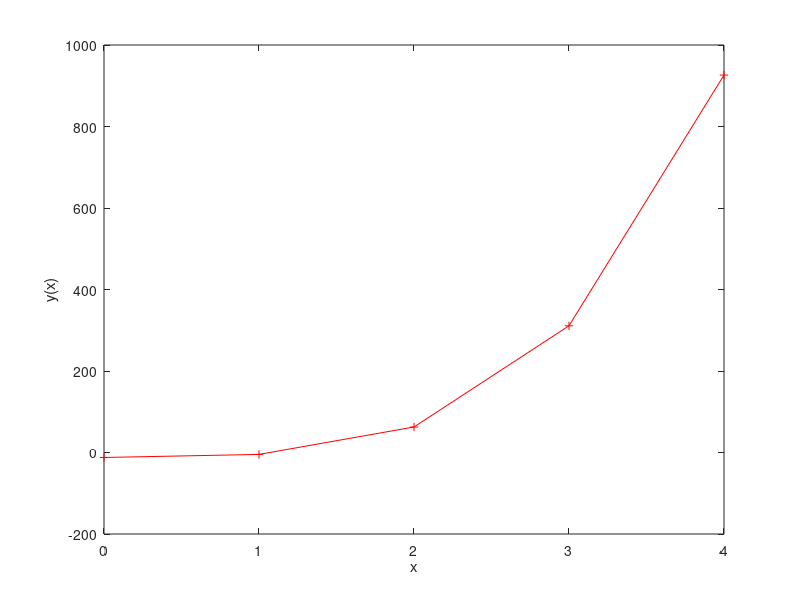
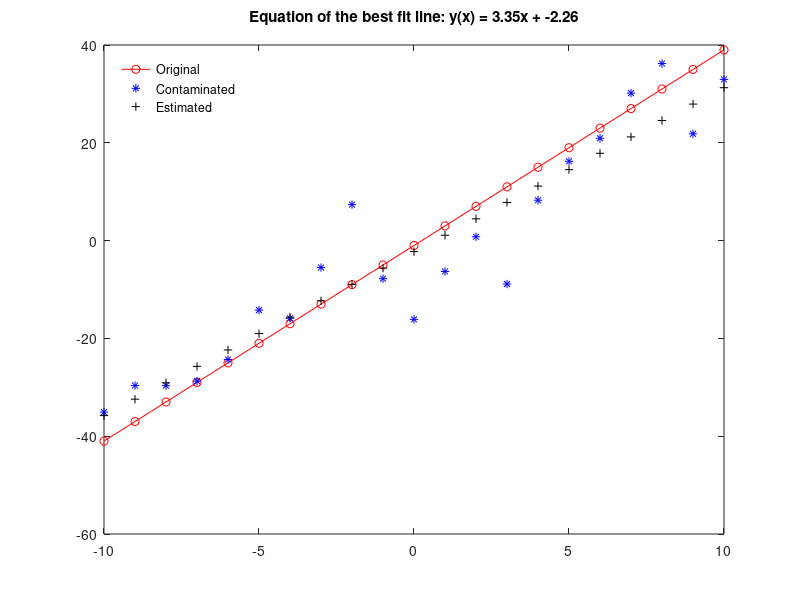
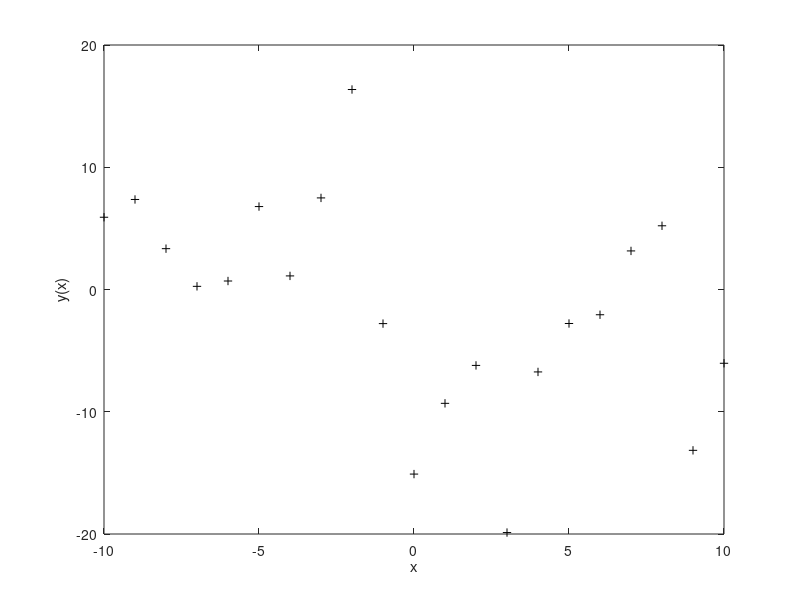

MATLAB code for these plots, in order:
clear all
close all
clc

% L20 practical: linear curve fitting and statistics

%% Part 3 - review polynomials

x = 0 : 4;
y = (2.7 * x.^4) + (4 * x.^3) - (x.^2) + (1.8 * x) - 12.2;
coef = [2.7, 4, -1, 1.8, -12.2]; % or just keep the coefficients to use polyval()

figure;
plot(x,y,'r+-'); % plot the (x,y) points with red plus sign
xlabel('x'); ylabel('y(x)');

%% fit with different polynomial orders

order = 0;
P0 = polyfit(x,y,order)

order = 1;
P1 = polyfit(x,y,order)

order = 2;
P2 = polyfit(x,y,order)

order = 3;
P3 = polyfit(x,y,order)

order = 4;
P4 = polyfit(x,y,order)

coef

%% Let's look at polyfit now as a least-squares fit

% We can use polyfit to perform a least square fit of a 1st oder polynomial
% i.e. a linear fit

x = -10 : 1 : 10; % independent variable
m0 = 4; % true slope
y0 = -1; % true y-intercept
yClean = m0*x + y0;

figure;
plot(x,yClean,'ro-'); hold on;
legend('Original')

% add noise to the curve
noise = 10*randn( 1, numel(yClean) );
yDirty = yClean + noise;

plot(x,yDirty,'b*');

% least-squares linear fit of noisy curve
order = 1; % linear!
p = polyfit( x, yDirty, order );

yEst = polyval( p, x );
plot(x,yEst,'k+');
legend('Original','Contaminated','Estimated','Location','NorthWest'); legend boxoff;
tStr = sprintf( 'Equation of the best fit line: y(x) = %0.2fx + %0.2f\n', p(1), p(2) );
title(tStr);

%% Look at linear correlation coefficients

R = corrcoef( x, yClean)

R = corrcoef( x, yDirty)

R = corrcoef( x, yEst)

% R = [autocor(X), xcor(X,Y);
%     xcor(Y,X), autocor(Y)];

%% Look at the coefficient of determination

R = corrcoef( x, yDirty);

Rsquared = R(1,2)^2

% What happens to Rsquared if we change the amplitude of the noise?

%%

yDiff = yDirty - yClean;

figure;
plot(x,yDiff,'k+');
xlabel('x'); ylabel('y(x)');


%% Finally look at the rescaling of data in polyfit to improve performance.

% [p, S, mu] = polyfit( x, yDirty, order );





